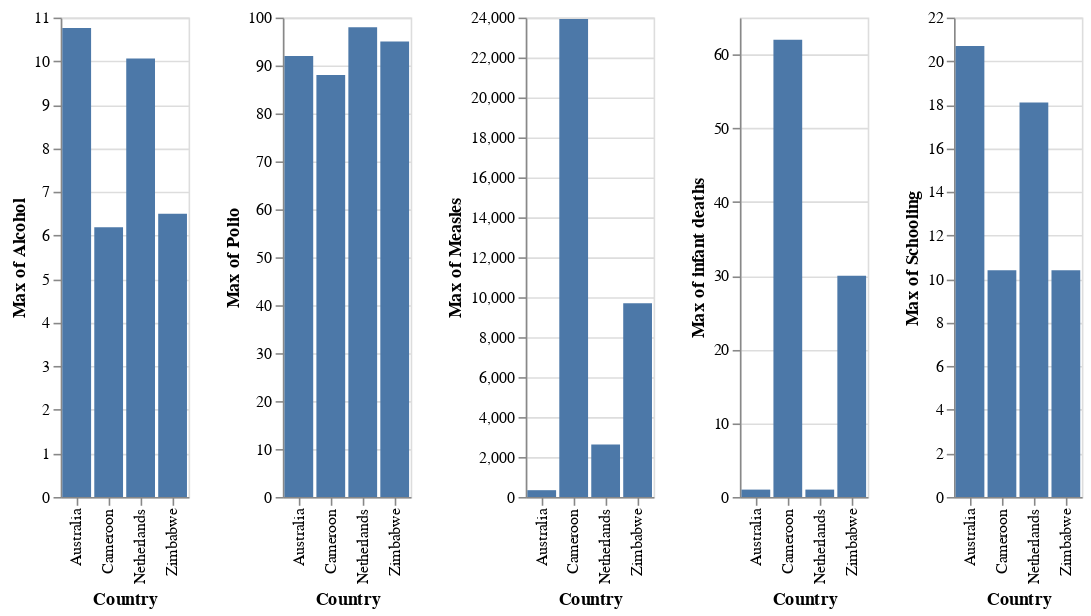

Notebook source saved alongside this figure:
### Markdown cell above
Wanting to understand the scatterplot more, due to overlapping, we created bar charts of max values per country. These helped get a better understanding of the dataset variables, and compare the variables to each other.

### Code cell
alt.Chart(filtered_df).mark_bar().encode(
    x='Country',
    y='max(Alcohol)'
)|alt.Chart(filtered_df).mark_bar().encode(
    x='Country',
    y='max(Polio)'
)|alt.Chart(filtered_df).mark_bar().encode(
    x='Country',
    y='max(Measles)'
)|alt.Chart(filtered_df).mark_bar().encode(
    x='Country',
    y='max(infant deaths)'
)|alt.Chart(filtered_df).mark_bar().encode(
    x='Country',
    y='max(Schooling)'
)

### Figure 1 — Vega-Lite specification as saved in the notebook (floating-point values rounded to 4 significant figures)
{"config": {"view": {"continuousWidth": 400, "continuousHeight": 300}}, "hconcat": [{"mark": "bar", "encoding": {"x": {"field": "Country", "type": "nominal"}, "y": {"aggregate": "max", "field": "Alcohol", "type": "quantitative"}}}, {"mark": "bar", "encoding": {"x": {"field": "Country", "type": "nominal"}, "y": {"aggregate": "max", "field": "Polio", "type": "quantitative"}}}, {"mark": "bar", "encoding": {"x": {"field": "Country", "type": "nominal"}, "y": {"aggregate": "max", "field": "Measles", "type": "quantitative"}}}, {"mark": "bar", "encoding": {"x": {"field": "Country", "type": "nominal"}, "y": {"aggregate": "max", "field": "infant deaths", "type": "quantitative"}}}, {"mark": "bar", "encoding": {"x": {"field": "Country", "type": "nominal"}, "y": {"aggregate": "max", "field": "Schooling", "type": "quantitative"}}}], "data": {"name": "data-0bcf5a5dda81ccb7da1e112b62e6a35a"}, "$schema": "https://vega.github.io/schema/vega-lite/v4.17.0.json", "datasets": {"data-0bcf5a5dda81ccb7da1e112b62e6a35a": [{"Year": 2001, "Country": "Australia", "infant deaths": 1, "Alcohol": 9.53, "Polio": 91.0, "Measles": 141, "Schooling": 20.5}, {"Year": 2003, "Country": "Australia", "infant deaths": 1, "Alcohol": 9.97, "Polio": 92.0, "Measles": 91, "Schooling": 20.6}, {"Year": 2011, "Country": "Australia", "infant deaths": 1, "Alcohol": 10.3, "Polio": 92.0, "Measles": 190, "Schooling": 19.8}, {"Year": 2006, "Country": "Australia", "infant deaths": 1, "Alcohol": 10.31, "Polio": 92.0, "Measles": 0, "Schooling": 20.3}, {"Year": 2014, "Country": "Australia", "infant deaths": 1, "Alcohol": 9.71, "Polio": 92.0, "Measles": 340, "Schooling": 20.4}, {"Year": 2002, "Country": "Australia", "infant deaths": 1, "Alcohol": 9.84, "Polio": 92.0, "Measles": 32, "Schooling": 20.1}, {"Year": 2012, "Country": "Australia", "infant deaths": 1, "Alcohol": 10.03, "Polio": 92.0, "Measles": 199, "Schooling": 20.1}, {"Year": 2000, "Country": "Australia", "infant deaths": 1, "Alcohol": 10.17, "Polio": 9.0, "Measles": 108, "Schooling": 20.4}, {"Year": 2004, "Country": "Australia", "infant deaths": 1, "Alcohol": 9.84, "Polio": 92.0, "Measles": 70, "Schooling": 20.7}, {"Year": 2009, "Country": "Australia", "infant deaths": 1, "Alcohol": 10.62, "Polio": 92.0, "Measles": 104, "Schooling": 19.1}, {"Year": 2007, "Country": "Australia", "infant deaths": 1, "Alcohol": 10.56, "Polio": 92.0, "Measles": 11, "Schooling": 19.0}, {"Year": 2005, "Country": "Australia", "infant deaths": 1, "Alcohol": 10.3, "Polio": 92.0, "Measles": 10, "Schooling": 20.3}, {"Year": 2013, "Country": "Australia", "infant deaths": 1, "Alcohol": 9.87, "Polio": 91.0, "Measles": 158, "Schooling": 20.3}, {"Year": 2008, "Country": "Australia", "infant deaths": 1, "Alcohol": 10.76, "Polio": 92.0, "Measles": 65, "Schooling": 19.1}, {"Year": 2010, "Country": "Australia", "infant deaths": 1, "Alcohol": 10.52, "Polio": 92.0, "Measles": 70, "Schooling": 19.5}, {"Year": 2011, "Country": "Cameroon", "infant deaths": 51, "Alcohol": 6.19, "Polio": 8.0, "Measles": 504, "Schooling": 10.0}, {"Year": 2008, "Country": "Cameroon", "infant deaths": 56, "Alcohol": 5.9, "Polio": 82.0, "Measles": 495, "Schooling": 8.8}, {"Year": 2001, "Country": "Cameroon", "infant deaths": 61, "Alcohol": 4.43, "Polio": 61.0, "Measles": 23934, "Schooling": 7.1}, {"Year": 2004, "Country": "Cameroon", "infant deaths": 59, "Alcohol": 4.71, "Polio": 72.0, "Measles": 358, "Schooling": 8.2}, {"Year": 2000, "Country": "Cameroon", "infant deaths": 62, "Alcohol": 3.91, "Polio": 57.0, "Measles": 14629, "Schooling": 6.9}, {"Year": 2012, "Country": "Cameroon", "infant deaths": 50, "Alcohol": 0.01, "Polio": 85.0, "Measles": 609, "Schooling": 10.4}, {"Year": 2010, "Country": "Cameroon", "infant deaths": 53, "Alcohol": 6.15, "Polio": 83.0, "Measles": 240, "Schooling": 9.7}, {"Year": 2006, "Country": "Cameroon", "infant deaths": 58, "Alcohol": 5.22, "Polio": 78.0, "Measles": 196, "Schooling": 8.2}, {"Year": 2014, "Country": "Cameroon", "infant deaths": 47, "Alcohol": 0.01, "Polio": 86.0, "Measles": 831, "Schooling": 10.4}, {"Year": 2013, "Country": "Cameroon", "infant deaths": 48, "Alcohol": 0.01, "Polio": 88.0, "Measles": 760, "Schooling": 10.4}, {"Year": 2009, "Country": "Cameroon", "infant deaths": 54, "Alcohol": 5.89, "Polio": 79.0, "Measles": 251, "Schooling": 9.2}, {"Year": 2007, "Country": "Cameroon", "infant deaths": 57, "Alcohol": 5.44, "Polio": 81.0, "Measles": 100, "Schooling": 8.0}, {"Year": 2005, "Country": "Cameroon", "infant deaths": 58, "Alcohol": 5.03, "Polio": 79.0, "Measles": 605, "Schooling": 8.3}, {"Year": 2002, "Country": "Cameroon", "infant deaths": 60, "Alcohol": 4.58, "Polio": 66.0, "Measles": 1448, "Schooling": 8.4}, {"Year": 2003, "Country": "Cameroon", "infant deaths": 60, "Alcohol": 4.64, "Polio": 72.0, "Measles": 899, "Schooling": 8.1}, {"Year": 2004, "Country": "Netherlands", "infant deaths": 1, "Alcohol": 9.56, "Polio": 98.0, "Measles": 11, "Schooling": 16.5}, {"Year": 2006, "Country": "Netherlands", "infant deaths": 1, "Alcohol": 9.79, "Polio": 96.0, "Measles": 1, "Schooling": 16.5}, {"Year": 2013, "Country": "Netherlands", "infant deaths": 1, "Alcohol": 8.68, "Polio": 97.0, "Measles": 2632, "Schooling": 18.1}, {"Year": 2005, "Country": "Netherlands", "infant deaths": 1, "Alcohol": 9.69, "Polio": 96.0, "Measles": 4, "Schooling": 16.4}, {"Year": 2010, "Country": "Netherlands", "infant deaths": 1, "Alcohol": 9.33, "Polio": 97.0, "Measles": 15, "Schooling": 17.0}, {"Year": 2008, "Country": "Netherlands", "infant deaths": 1, "Alcohol": 9.62, "Polio": 97.0, "Measles": 109, "Schooling": 16.8}, {"Year": 2002, "Country": "Netherlands", "infant deaths": 1, "Alcohol": 9.68, "Polio": 97.0, "Measles": 3, "Schooling": 16.9}, {"Year": 2014, "Country": "Netherlands", "infant deaths": 1, "Alcohol": 0.01, "Polio": 96.0, "Measles": 140, "Schooling": 18.1}, {"Year": 2007, "Country": "Netherlands", "infant deaths": 1, "Alcohol": 9.53, "Polio": 97.0, "Measles": 10, "Schooling": 16.6}, {"Year": 2009, "Country": "Netherlands", "infant deaths": 1, "Alcohol": 9.23, "Polio": 97.0, "Measles": 15, "Schooling": 16.9}, {"Year": 2001, "Country": "Netherlands", "infant deaths": 1, "Alcohol": 9.95, "Polio": 97.0, "Measles": 0, "Schooling": 16.7}, {"Year": 2011, "Country": "Netherlands", "infant deaths": 1, "Alcohol": 8.96, "Polio": 97.0, "Measles": 51, "Schooling": 17.2}, {"Year": 2000, "Country": "Netherlands", "infant deaths": 1, "Alcohol": 10.06, "Polio": 97.0, "Measles": 1019, "Schooling": 16.5}, {"Year": 2003, "Country": "Netherlands", "infant deaths": 1, "Alcohol": 9.56, "Polio": 98.0, "Measles": 4, "Schooling": 16.5}, {"Year": 2012, "Country": "Netherlands", "infant deaths": 1, "Alcohol": 9.05, "Polio": 97.0, "Measles": 10, "Schooling": 18.1}, {"Year": 2001, "Country": "Zimbabwe", "infant deaths": 25, "Alcohol": 1.72, "Polio": 76.0, "Measles": 529, "Schooling": 9.8}, {"Year": 2002, "Country": "Zimbabwe", "infant deaths": 25, "Alcohol": 4.43, "Polio": 73.0, "Measles": 304, "Schooling": 10.0}, {"Year": 2013, "Country": "Zimbabwe", "infant deaths": 25, "Alcohol": 6.39, "Polio": 95.0, "Measles": 0, "Schooling": 10.4}, {"Year": 2012, "Country": "Zimbabwe", "infant deaths": 26, "Alcohol": 6.09, "Polio": 95.0, "Measles": 0, "Schooling": 9.8}, {"Year": 2006, "Country": "Zimbabwe", "infant deaths": 28, "Alcohol": 4.57, "Polio": 71.0, "Measles": 212, "Schooling": 9.5}, {"Year": 2014, "Country": "Zimbabwe", "infant deaths": 23, "Alcohol": 6.5, "Polio": 92.0, "Measles": 0, "Schooling": 10.3}, {"Year": 2004, "Country": "Zimbabwe", "infant deaths": 27, "Alcohol": 4.36, "Polio": 67.0, "Measles": 31, "Schooling": 9.2}, {"Year": 2008, "Country": "Zimbabwe", "infant deaths": 30, "Alcohol": 3.56, "Polio": 75.0, "Measles": 0, "Schooling": 9.7}, {"Year": 2007, "Country": "Zimbabwe", "infant deaths": 29, "Alcohol": 3.88, "Polio": 73.0, "Measles": 242, "Schooling": 9.6}, {"Year": 2000, "Country": "Zimbabwe", "infant deaths": 24, "Alcohol": 1.68, "Polio": 78.0, "Measles": 1483, "Schooling": 9.8}, {"Year": 2011, "Country": "Zimbabwe", "infant deaths": 28, "Alcohol": 6.0, "Polio": 93.0, "Measles": 0, "Schooling": 10.1}, {"Year": 2003, "Country": "Zimbabwe", "infant deaths": 26, "Alcohol": 4.06, "Polio": 7.0, "Measles": 998, "Schooling": 9.5}, {"Year": 2010, "Country": "Zimbabwe", "infant deaths": 29, "Alcohol": 5.21, "Polio": 89.0, "Measles": 9696, "Schooling": 10.0}, {"Year": 2009, "Country": "Zimbabwe", "infant deaths": 30, "Alcohol": 4.64, "Polio": 69.0, "Measles": 853, "Schooling": 9.9}, {"Year": 2005, "Country": "Zimbabwe", "infant deaths": 28, "Alcohol": 4.14, "Polio": 69.0, "Measles": 420, "Schooling": 9.3}]}}
